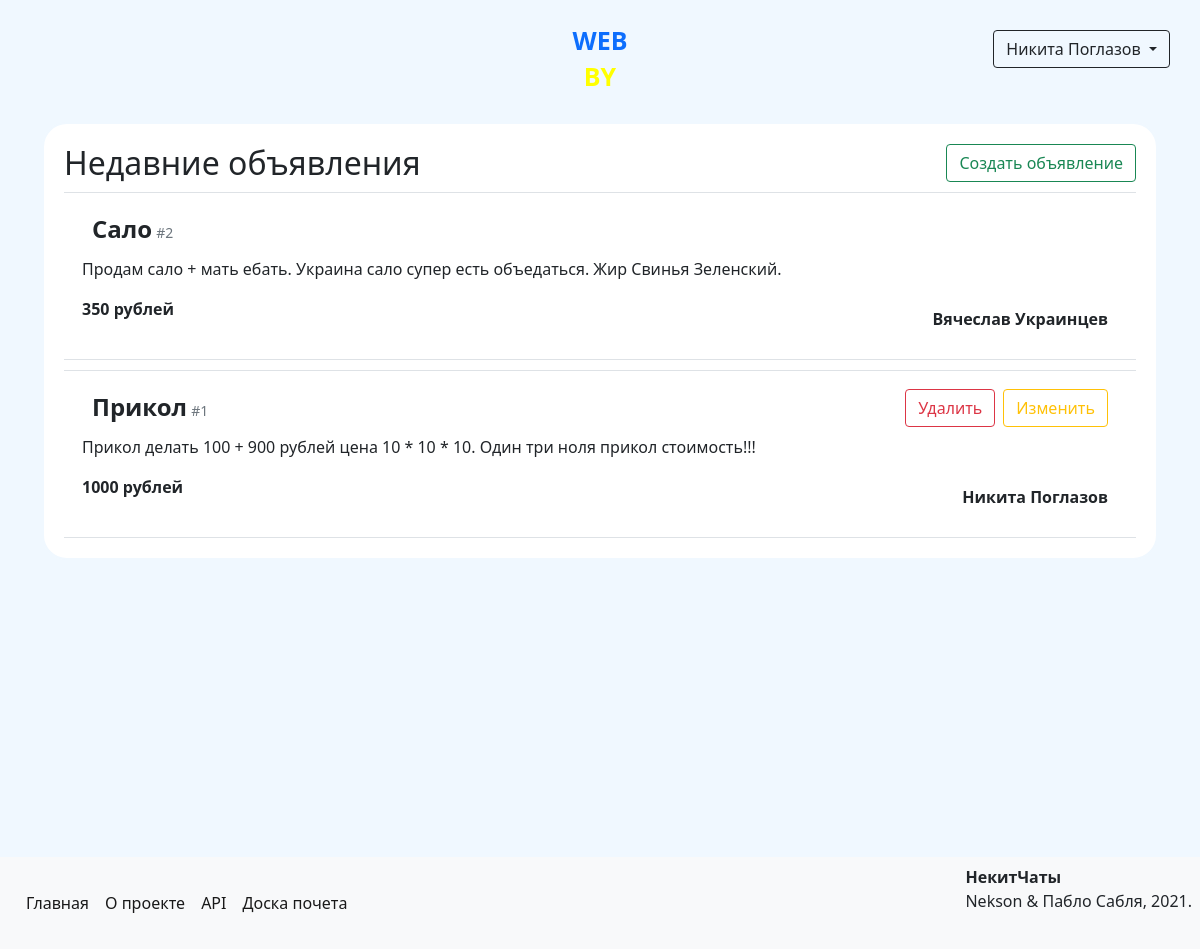
Page / (signed in) on the earlier database version.
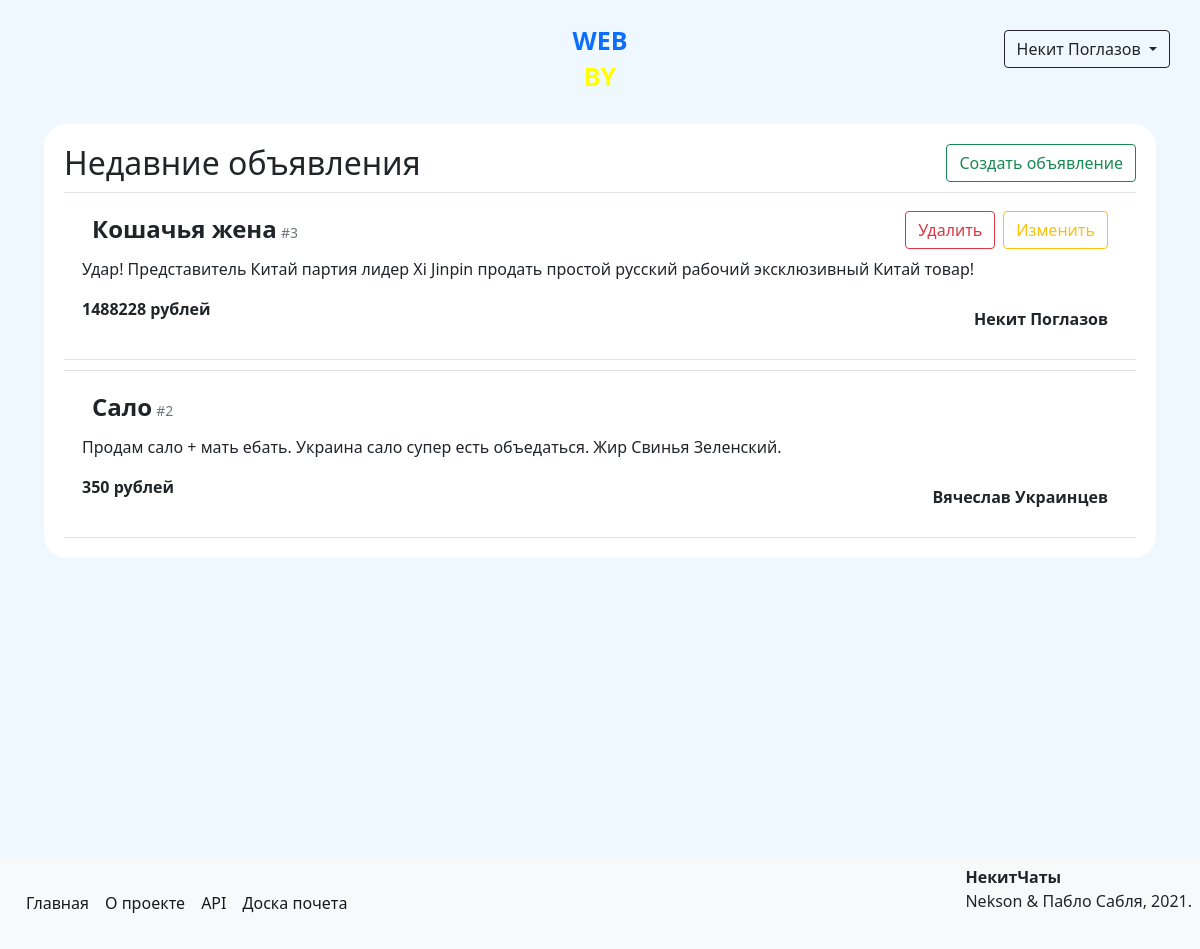
Same page on the later database version.
### data/models/user.py (models this page shows, shortened)
class User(SqlAlchemyBase, UserMixin, SerializerMixin):
    __tablename__ = 'users'
    serialize_rules = ('-advertisements',)
    id = Column(Integer, autoincrement=True, primary_key=True)
    name = Column(Unicode)
    surname = Column(Unicode)
    birthday = Column(DateTime)
    email = Column(String, unique=True)
    phone_number = Column(String, unique=True)
    hashed_password = Column(String)
    registration_time = Column(DateTime, default=datetime.now)
    rating = Column(Integer, default=0)
    rank_id = Column(Integer, ForeignKey('ranks.id'))
    position = Column(Integer)
    admin = Column(Boolean, default=0)
    advertisements = relationship('Advertisement', back_populates='author')
    interests = relationship('Interest', secondary='users_to_interests', backref='users')
    rank = relationship('Rank')

### data/models/advertisements.py (models this page shows, shortened)
class Advertisement(SqlAlchemyBase, SerializerMixin):
    __tablename__ = 'advertisements'
    serialize_rules = ('-author.email', '-author.rating', '-author.hashed_password', '-author.registration_time',
                       '-author.admin', '-author.interests')
    id = Column(Integer, primary_key=True, autoincrement=True)
    title = Column(String)
    author_id = Column(Integer, ForeignKey('users.id'))
    created_at = Column(DateTime, default=datetime.now)
    price = Column(Integer)
    content_id = Column(Integer, ForeignKey('contents.id'))
    author = relationship('User', back_populates='advertisements')
    content = relationship('Content')
    interests = relationship('Interest', secondary='advertisements_to_interests', backref='advertisements')

### data/models/content.py (models this page shows)
class Content(SqlAlchemyBase, SerializerMixin):
    __tablename__ = 'contents'
    id = Column(Integer, autoincrement=True, primary_key=True)
    content = Column(Text)

### main.py (the view)
@app.route('/')
def index():
    if not current_user.is_authenticated:
        return redirect('/info')
    session = create_session()
    advertisements = session.query(Advertisement).all()[::-1][:6]
    return render_template('actual_ads.html', ads=advertisements)

### data/db_session.py (called while the page is built)
def create_session() -> Session:
    global __factory
    return __factory()

### main.py (called while the page is built)
@login_manager.user_loader
def load_user(user_id):
    session = create_session()
    return session.query(User).get(user_id)

### templates/actual_ads.html
{% extends "base.html" %}
{% block content %}
    <form>
        <div class="clearfix">
            <h2 class="float-right d-inline">Недавние объявления</h2>
            <a href="/advertisements/create" class="btn btn-outline-success float-end">Создать объявление</a>
        </div>
        {% for ad in ads %}
            <div class="p-2 border-top border-bottom">
                <div class="clearfix">
                    <div>
                        <span>
                            <b class="fs-4">{{ ad.title }}</b>
                            <small class="text-secondary">#{{ ad.id }}</small>
                        </span>
                        {% if current_user == ad.author %}
                            <a href="/advertisements/{{ ad.id }}/edit" class="btn btn-outline-warning float-end">Изменить</a>
                            <a href="/advertisements/{{ ad.id }}/delete" class="btn btn-outline-danger me-2 float-end">Удалить</a>
                        {% endif %}
                    </div>
                    <p>{{ ad.content.content }}</p>
                    <b>{{ ad.price }} рублей</b>
                    <div class="float-end">
                        <a href="/profile/{{ ad.author.id }}" class="text-reset"><b>{{ ad.author.name }} {{ ad.author.surname }}</b></a>
                    </div>
                </div>
            </div>
        {% endfor %}
    </form>
{% endblock %}

### templates/base.html (shortened to what this page needs)
<!DOCTYPE html>
<html lang="en">
<head>
    <link rel="stylesheet" href="/static/css/style.css">
    <link rel="stylesheet" href="https://cdn.jsdelivr.net/npm/bootstrap@5.0.0-beta1/dist/css/bootstrap.min.css"
>
</head>
<body>
<div class="header clearfix">
    {% if current_user.is_authenticated %}
        <div class="dropdown float-end">
            <button class="btn btn-outline-dark dropdown-toggle" type="button" id="dropdownMenuButton" data-toggle="dropdown" aria-haspopup="true" aria-expanded="false">
                {{ current_user.name }} {{ current_user.surname }}
            </button>
        </div>
    {% else %}
        <a class="btn btn-outline-dark float-end" href="/register">Зарегистрироваться</a>
        <a class="btn btn-outline-dark me-2 float-end" href="/login">Войти</a>
    {% endif %}
    <div class="logo">
        <a href="/">
            <p class="text-primary">WEB</p>
            <p class="yellow">BY</p>
        </a>
    </div>
</div>
<main role="main" class="container clearfix">
    {% block content %}{% endblock %}
</main>
<footer class="clearfix p-2 bg-light">
    <span class="fs-6 float-end"><b>НекитЧаты</b><br>Nekson & Пабло Сабля, 2021.</span>
    <nav class="navbar navbar-expand-lg navbar-light">
        <div class="collapse navbar-collapse" id="navbarSupportedContent">
          <ul class="navbar-nav me-auto mb-2 mb-lg-0">
            <li class="nav-item">
              <a class="nav-link active" href="/">Главная</a>
            </li>
            <li class="nav-item">
              <a class="nav-link active" href="/info">О проекте</a>
            </li>
            <li class="nav-item">
              <a class="nav-link active" href="/api">API</a>
            </li>
            <li class="nav-item">
                <a class="nav-link active" href="/top">Доска почета</a>
            </li>
          </ul>
        </div>
    </nav>
</footer>
</body>
</html>

### static/css/style.css (style rules this page uses)
body { background-color: aliceblue !important; }
.logo { text-align: center; margin-left: auto; margin-right: auto; margin-top: 10px; margin-bottom: 10px; max-width: 150px; font-size: 25px; font-weight: 700; line-height: 20px; }
a { text-decoration: none !important; }
.header { background-color: aliceblue; margin-bottom: 10px; padding: 10px; }
.yellow { color: yellow; }
div { margin: 10px; }
form { margin-left: auto; margin-right: auto; background-color: white; border: solid 2px aliceblue; border-radius: 25px; padding: 10px; }
footer { margin-top: 297px }

Differences in the rows shown:
removed Advertisement: title "Прикол", id "1", content.content "Прикол делать 100 + 900 рублей цена 10 * 10 * 10. Один три ноля прикол стоимость!!!", price "1000", author.name "Никита", author.surname "Поглазов"
changed User "Поглазов": name "Никита" → "Некит"
added Advertisement: title "Кошачья жена", id "3", content.content "Удар! Представитель Китай партия лидер Xi Jinpin продать простой русский рабочий эксклюзивный Китай товар!", price "1488228", author.name "Некит", author.surname "Поглазов"
